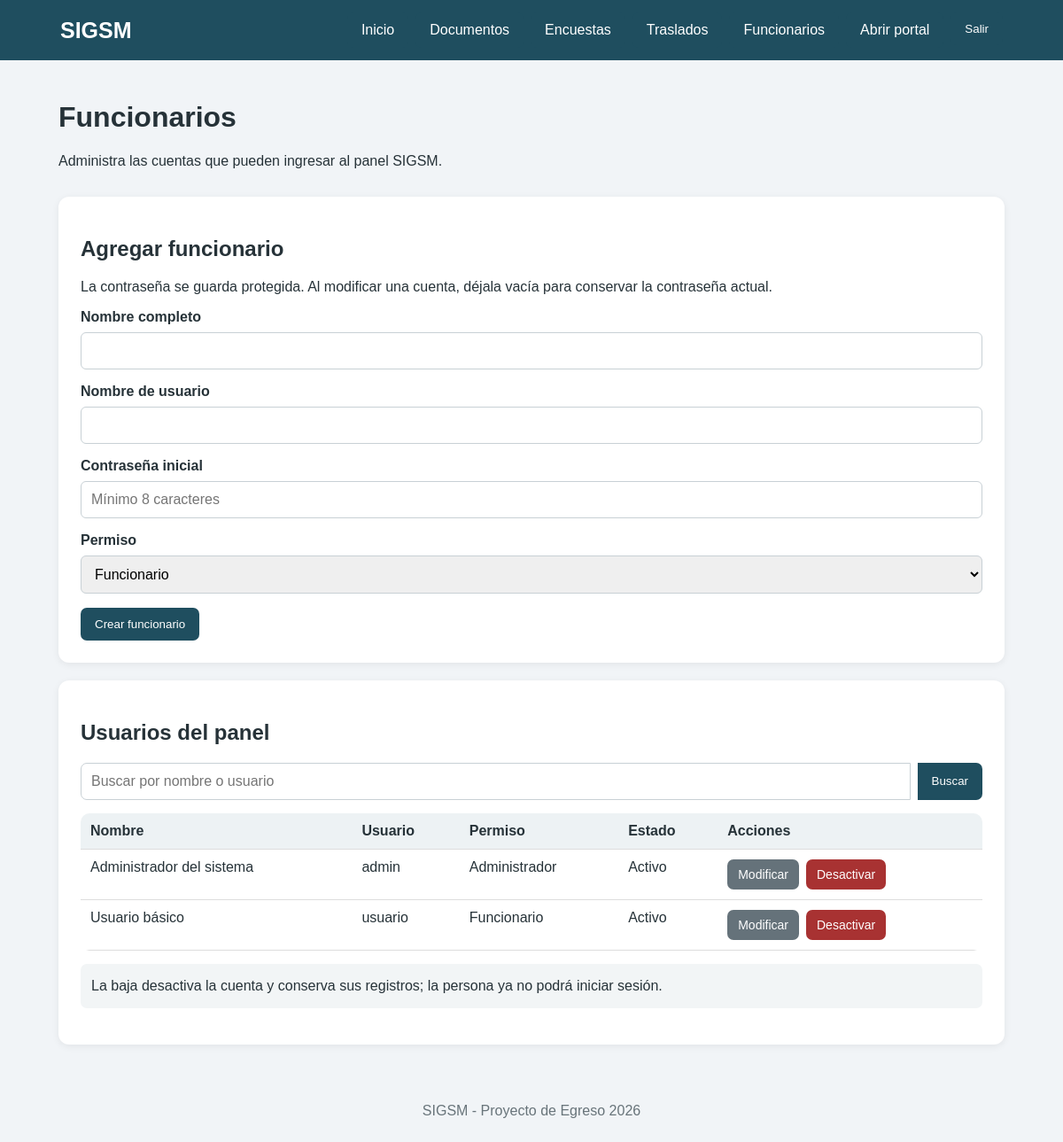
Screenshot of /presentacion/funcionarios.php (signed in) with the database file from the repository.
### tables this page shows
CREATE TABLE IF NOT EXISTS usuarios (

    id INT AUTO_INCREMENT PRIMARY KEY,

    nombre VARCHAR(100) NOT NULL,

    usuario VARCHAR(50) NOT NULL UNIQUE,

    clave VARCHAR(255) NOT NULL,

    rol ENUM('admin','usuario') NOT NULL DEFAULT 'usuario',

    activo TINYINT(1) NOT NULL DEFAULT 1,

     
    CONSTRAINT chk_usuarios_nombre
        CHECK (CHAR_LENGTH(TRIM(nombre)) >= 2),

    CONSTRAINT chk_usuarios_activo
        CHECK (activo IN (0,1))

);

### logica/funciones.php (called while the page is built, shortened)
<?php
function limpiar($t) : string {
    return htmlspecialchars($t ?? '', ENT_QUOTES, 'UTF-8');
}

### datos/FuncionarioDAO.php (called while the page is built, shortened)
<?php
class FuncionarioDAO {
    public function listar(string $busqueda = '') : array {
        $sql = 'SELECT id,nombre,usuario,rol,activo FROM usuarios';
        if ($busqueda !== '') {
            $stmt = $this->pdo->prepare($sql.' WHERE nombre LIKE ? OR usuario LIKE ? ORDER BY nombre');
            $stmt->execute(['%'.$busqueda.'%', '%'.$busqueda.'%']);
        } else {
            $stmt = $this->pdo->query($sql.' ORDER BY nombre');
        }
        return $stmt->fetchAll(PDO::FETCH_ASSOC);
    }
}

### presentacion/funcionarios.php (the view, shortened to what this page needs)
<?php
require_once __DIR__.'/../logica/funciones.php';
require_once __DIR__.'/../datos/conexion.php';
require_once __DIR__.'/../datos/FuncionarioDAO.php';
$dao = new FuncionarioDAO($pdo);
$idEdicion = filter_var($_GET['editar'] ?? '', FILTER_VALIDATE_INT) ?: 0;
$edicion = $idEdicion ? $dao->buscar($idEdicion) : null;
$busqueda = trim($_GET['q'] ?? '');
$funcionarios = $dao->listar($busqueda);
require __DIR__.'/vistas/encabezado.php';
?>
<div class="cabecera">
    <div>
        <h1>Funcionarios</h1>
<p>Administra las cuentas que pueden ingresar al panel SIGSM.</p>
    </div>
</div>
<section class="tarjeta">
    <h2><?= $edicion ? 'Modificar funcionario' : 'Agregar funcionario' ?></h2>
    <p>La contraseña se guarda protegida. Al modificar una cuenta, déjala vacía para conservar la contraseña actual.</p>
    <form method="post" autocomplete="off">
        <label for="nombre">Nombre completo</label>
        <input id="nombre" name="nombre" maxlength="100" required value="<?= limpiar($edicion['nombre'] ?? '') ?>" autocomplete="name">
        <label for="usuario">Nombre de usuario</label>
        <input id="usuario" name="usuario" maxlength="50" pattern="[A-Za-z0-9._-]{3,50}" required value="<?= limpiar($edicion['usuario'] ?? '') ?>" autocomplete="username">
        <label for="clave"><?= $edicion ? 'Nueva contraseña (opcional)' : 'Contraseña inicial' ?></label>
        <input id="clave" name="clave" type="password" minlength="8" <?= $edicion ? '' : 'required' ?> autocomplete="new-password" placeholder="Mínimo 8 caracteres">
        <label for="rol">Permiso</label>
        <select id="rol" name="rol" required>
            <option value="usuario" <?= ($edicion['rol'] ?? 'usuario') === 'usuario' ? 'selected' : '' ?>>Funcionario</option>
        </select>
        <div class="acciones-form">
            <button type="submit"><?= $edicion ? 'Guardar cambios' : 'Crear funcionario' ?></button>
        </div>
    </form>
</section>
<section class="tarjeta">
    <h2>Usuarios del panel</h2>
    <form method="get" class="buscar">
        <input name="q" value="<?= limpiar($busqueda) ?>" placeholder="Buscar por nombre o usuario" aria-label="Buscar funcionarios">
        <button type="submit">Buscar</button>
    </form>
    <div class="tabla-wrap">
        <table>
            <thead><tr><th>Nombre</th><th>Usuario</th><th>Permiso</th><th>Estado</th><th>Acciones</th></tr></thead>
            <tbody>
            <?php foreach ($funcionarios as $funcionario): ?>
                <tr>
                    <td><?= limpiar($funcionario['nombre']) ?></td>
                    <td><?= limpiar($funcionario['usuario']) ?></td>
                    <td><?= $funcionario['rol'] === 'admin' ? 'Administrador' : 'Funcionario' ?></td>
                    <td><?= $funcionario['activo'] ? 'Activo' : 'Inactivo' ?></td>
                    <td class="acciones-tabla">
                        <a class="boton secundario" href="funcionarios.php?editar=<?= (int)$funcionario['id'] ?>">Modificar</a>
                        <form method="post" onsubmit="return confirm('¿<?= $funcionario['activo'] ? 'Desactivar' : 'Activar' ?> esta cuenta?');">
                            <button class="<?= $funcionario['activo'] ? 'peligro' : '' ?>" type="submit"><?= $funcionario['activo'] ? 'Desactivar' : 'Activar' ?></button>
                        </form>
                    </td>
                </tr>
            <?php endforeach; ?>
            </tbody>
        </table>
    </div>
    <p class="ayuda">La baja desactiva la cuenta y conserva sus registros; la persona ya no podrá iniciar sesión.</p>
</section>
<?php require __DIR__.'/vistas/pie.php'; ?>

### presentacion/css/estilo.css (style rules this page uses)
* { box-sizing: border-box; }
body { margin: 0; font-family: Arial,sans-serif; background: #f1f4f7; color: #263238; }
.hero, .tarjeta, .documento { background: white; border-radius: 12px; padding: 25px; box-shadow: 0 2px 8px #0001; margin-bottom: 20px; }
.cabecera { display: flex; justify-content: space-between; align-items: center; gap: 15px; margin-bottom: 15px; }
.boton, button { display: inline-block; background: #1f4e5f; color: white; border: 0; padding: 11px 16px; border-radius: 7px; text-decoration: none; cursor: pointer; }
.secundario { background: #65727a; }
.peligro { background: #a83232; }
.acciones-form, .acciones-tabla { display: flex; align-items: center; flex-wrap: wrap; gap: 8px; }
.acciones-tabla form { display: inline-flex; }
.acciones-tabla .boton, .acciones-tabla button { font-size: 14px; padding: 9px 12px; }
form { display: flex; flex-direction: column; gap: 8px; }
input, select, textarea { width: 100%; padding: 11px; border: 1px solid #c8d0d5; border-radius: 6px; font: inherit; margin-bottom: 8px; }
label { font-weight: bold; }
.ayuda { background: #f2f5f6; padding: 12px; border-radius: 7px; margin-top: 15px; line-height: 1.6; }
.buscar { display: flex; flex-direction: row; margin-bottom: 15px; }
.buscar input { margin: 0; border-radius: 7px 0 0 7px; }
.buscar button { border-radius: 0 7px 7px 0; }
.tabla-wrap { overflow-x: auto; background: white; border-radius: 10px; }
table { width: 100%; border-collapse: collapse; }
th, td { padding: 11px; border-bottom: 1px solid #ddd; text-align: left; vertical-align: top; }
th { background: #edf2f4; }

### rows the page displays
usuarios: nombre "Administrador del sistema", usuario "admin", rol "Administrador", activo "Activo"
usuarios: nombre "Usuario básico", usuario "usuario", rol "Funcionario", activo "Activo"
